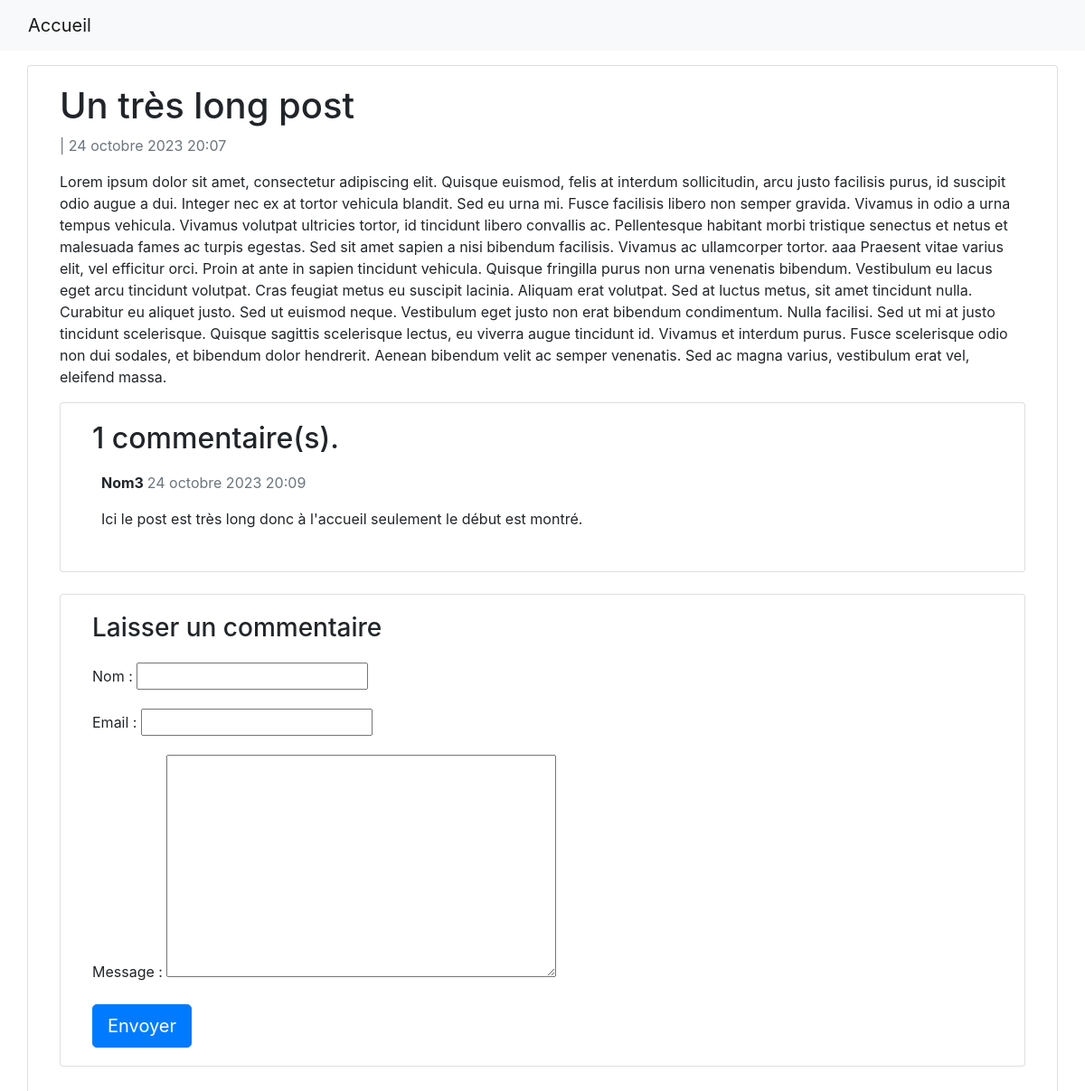
Page /un-tres-long-post/ on the committed database.
### blog/models.py (models this page shows, shortened)
class Post(models.Model):
    title = models.CharField(max_length=200, unique=True)
    slug = models.SlugField(max_length=200, unique=True)
    authors = models.ForeignKey(User, on_delete=models.CASCADE, related_name='blog_posts')
    updated_on = models.DateTimeField(auto_now=True)
    content = models.TextField()
    created_on = models.DateTimeField(auto_now_add=True)
    status = models.IntegerField(choices=STATUS, default=0)
    class Meta:
        ordering = ['-created_on']

class Comment(models.Model):
    post = models.ForeignKey(Post,on_delete=models.CASCADE,related_name='comments')
    name = models.CharField(max_length=80)
    email = models.EmailField()
    body = models.TextField()
    created_on = models.DateTimeField(auto_now_add=True)
    active = models.BooleanField(default=False)
    class Meta:
        ordering = ['created_on']

### blog/views.py (the view)
# urls.py: path('<slug:slug>/', views.post_detail, name='post_detail'),
def post_detail(request, slug):
    post = get_object_or_404(Post, slug=slug)
    comments = post.comments.filter(active=True)
    new_comment = None
    if request.method == 'POST':
        comment_form = CommentForm(data=request.POST)
        if comment_form.is_valid():
            new_comment = comment_form.save(commit=False)
            new_comment.post = post
            new_comment.save()
    else:
        comment_form = CommentForm()
    return render(request, 'post_detail.html', {'post': post, 'comments': comments, 'new_comment': new_comment, 'comment_form': comment_form})

### blog/forms.py
class CommentForm(forms.ModelForm):
    class Meta:
        model = Comment
        fields = ('name', 'email', 'body')
        labels = { 'name': 'Nom', 'email': 'Email', 'body': 'Message'}

### templates/post_detail.html (shortened to what this page needs)
{% extends 'base.html' %}
 {% block content %}<div class="container">
  <div class="row">
    <div class="col-md-12 card mb-4  mt-3 left  top">
     <div class="card-body">
        <h1>{% block title %} {{ post.title }} {% endblock title %}</h1>
       <p class=" text-muted">{{ post.author }} | {{ post.created_on }}</p>
        <p class="card-text ">{{ post.content | safe }}</p>
   <div class="col-md-12 card mb-4 mt-3 ">
      <div class="card-body">
       <h2>{{ comments.count }} commentaire(s).</h2>
        {% for comment in comments %}
        <div class="comments" style="padding: 10px;">
          <p class="font-weight-bold">
           {{ comment.name }}
            <span class=" text-muted font-weight-normal">
              {{ comment.created_on }}
            </span>
          </p>
          {{ comment.body | linebreaks }}
        </div>
        {% endfor %}
      </div>
   </div>
    <div class="col-md-12 card mb-4 mt-3 ">
      <div class="card-body">
        {% if new_comment %}
        <div class="alert alert-success" role="alert">
          Votre commentaire est en attente d'approbation.
        </div>
        {% else %}
        <h3>Laisser un commentaire</h3>
        <form method="post" style="margin-top: 1.3em;">
          {{ comment_form.as_p }}
          <button type="submit" class="btn btn-primary btn-lg">Envoyer</button>
        </form>
        {% endif %}
      </div>
    </div>
  </div>
</div>
{% endblock content %}

### rows in the picture
Post: title "Un très long post", created_on "24 octobre 2023 20:07", content "Lorem ipsum dolor sit amet, consectetur adipiscing elit. Quisque euismod, felis at interdum sollicitudin, arcu justo facilisis purus, id suscipit odio augue a dui. Integer nec ex at tortor vehicula blandit. Sed eu urna mi. Fusce facilisis libero non semper gravida. Vivamus in odio a urna tempus vehicula. Vivamus volutpat ultricies tortor, id tincidunt libero convallis ac. Pellentesque habitant morbi tristique senectus et netus et malesuada fames ac turpis egestas. Sed sit amet sapien a nisi bibendum facilisis. Vivamus ac ullamcorper tortor. aaa Praesent vitae varius elit, vel efficitur orci. Proin at ante in sapien tincidunt vehicula. Quisque fringilla purus non urna venenatis bibendum.…"
Comment: name "Nom3", created_on "24 octobre 2023 20:09", body "Ici le post est très long donc à l'accueil seulement le début est montré."

### other values in the picture
{{ comments.count }} "1"
